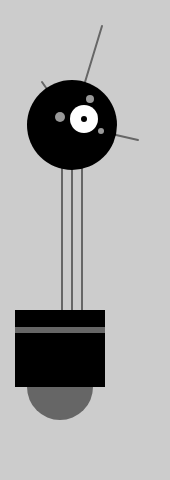
Frame 1 (no input)
Frame 60 (no input): identical to frame 1, image omitted
Frame 120 (the mouse pressed at the canvas centre since frame 60): identical to frame 1, image omitted

The p5.js sketch that drew this single still picture (run headless with seeded random() and noise() and a simulated clock; from frame 60 on, the mouse is pressed at the canvas centre):

// p5.js sketch
// ── sketch.js
let x = 60; // x coordinate
let y = 420; // y coordinate
let bodyHeight = 110; // Body height
let neckHeight = 140; // Neck height
let radius = 45;
let ny = y - bodyHeight - neckHeight - radius; // Neck Y

function setup() {
  createCanvas(170, 480);
  strokeWeight(2);
  ellipseMode(RADIUS);
}

function draw() {
  background(204);
  // Neck
  stroke(102); // Set stroke to gray
  line(x+2, y-bodyHeight, x+2, ny); // Left
  line(x+12, y-bodyHeight, x+12, ny); // Middle 
  line(x+22, y-bodyHeight, x+22, ny); // Right

  // Antennae
  line(x+12, ny, x-18, ny-43);  // Small 
  line(x+12, ny, x+42, ny-99);    // Tall
  line(x+12, ny, x+78, ny+15); // Medium

  // Body
  noStroke(); // Disable stroke 
  fill(102); // Set fill to gray 
  ellipse(x, y-33, 33, 33); //Antigravity orb 
  fill(0); // Set fill to black 
  rect(x-45, y-bodyHeight, 90, bodyHeight-33); // Main body 
  fill(102); // Set fill to gray 
  rect(x-45, y-bodyHeight+17, 90, 6); // Gray stripe
  
  // Head
  fill(0); // Set fill to black 
  ellipse(x+12, ny, radius, radius); //Head 
  fill(255); // Set fill to white 
  ellipse(x+24, ny-6, 14, 14); // Large eye 
  fill(0); // Set fill to black 
  ellipse(x+24, ny-6, 3, 3); // Pupil
  fill(153); // Set fill to light gray
  ellipse(x, ny-8, 5, 5); // Small eye 1 
  ellipse(x+30, ny-26, 4, 4);  // Small eye 2 
  ellipse(x+41, ny+6, 3, 3); // Small eye 3
}

// https://editor.p5js.org/jht1493/sketches/mJ_X4q47O
// Ex_04 Robot 2: Variables

// https://github.com/lmccart/gswp5.js-code/blob/master/Robots/Robot02_Variables.js

// https://editor.p5js.org/jht1493/sketches/0EzMYSpky
// Ex_03 Robot 1: Draw
